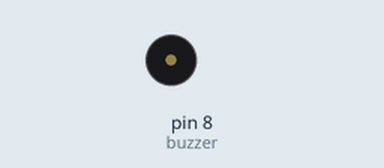
Bench run of a sketch on a simulated Arduino Uno, built with avr-gcc and run on an emulated ATmega328P. Parts: buzzer (waves = sounding).

Above: at 2.1 s.
At 5.85 s:
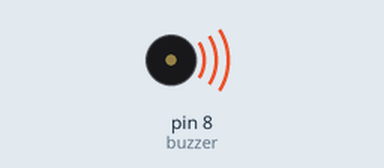
Timing chart, 0 to 6.2 s (numbered marks = the images above):
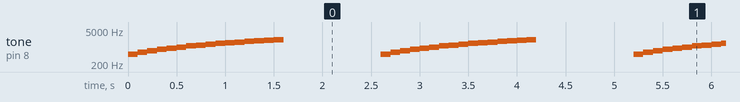

The sketch:

passive_buzzer.ino
```cpp
const int buzzer = 8;

void setup() {
}

void loop() {

    for (int frequency = 500; frequency <= 2000; frequency += 100) {
        tone(buzzer, frequency);
        delay(100);
    }

    noTone(buzzer);
    delay(1000);
}
```

Measured:
- by itself, tone on pin 8 (buzzer): repeats every 2.6 s: 600 Hz 0.10 s, 700 Hz 0.10 s, 800 Hz 0.10 s, 900 Hz 0.10 s, 1000 Hz 0.10 s, 1100 Hz 0.10 s, 1200 Hz 0.10 s, 1300 Hz 0.10 s, 1400 Hz 0.10 s, 1500 Hz 0.10 s, 1600 Hz 0.10 s, 1700 Hz 0.10 s, 1800 Hz 0.10 s, 1900 Hz 0.10 s, 2000 Hz 0.10 s, silent 1.0 s, 500 Hz 0.10 s
